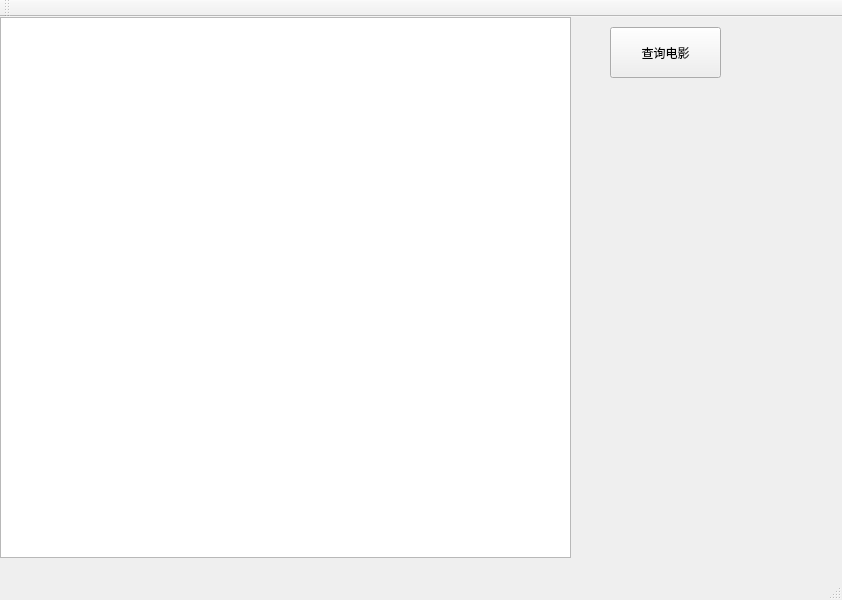
<?xml version="1.0" encoding="UTF-8"?>
<ui version="4.0">
 <class>FilmInfo</class>
 <widget class="QMainWindow" name="FilmInfo">
  <property name="geometry">
   <rect>
    <x>0</x>
    <y>0</y>
    <width>842</width>
    <height>600</height>
   </rect>
  </property>
  <property name="windowTitle">
   <string>FilmInfo</string>
  </property>
  <widget class="QWidget" name="centralWidget">
   <widget class="QListWidget" name="listWidget">
    <property name="geometry">
     <rect>
      <x>0</x>
      <y>0</y>
      <width>571</width>
      <height>541</height>
     </rect>
    </property>
   </widget>
   <widget class="QPushButton" name="findFilmBtn">
    <property name="geometry">
     <rect>
      <x>610</x>
      <y>10</y>
      <width>111</width>
      <height>51</height>
     </rect>
    </property>
    <property name="text">
     <string>查询电影</string>
    </property>
   </widget>
  </widget>
  <widget class="QMenuBar" name="menuBar">
   <property name="geometry">
    <rect>
     <x>0</x>
     <y>0</y>
     <width>842</width>
     <height>23</height>
    </rect>
   </property>
  </widget>
  <widget class="QToolBar" name="mainToolBar">
   <attribute name="toolBarArea">
    <enum>TopToolBarArea</enum>
   </attribute>
   <attribute name="toolBarBreak">
    <bool>false</bool>
   </attribute>
  </widget>
  <widget class="QStatusBar" name="statusBar"/>
 </widget>
 <layoutdefault spacing="6" margin="11"/>
 <resources/>
 <connections/>
</ui>
